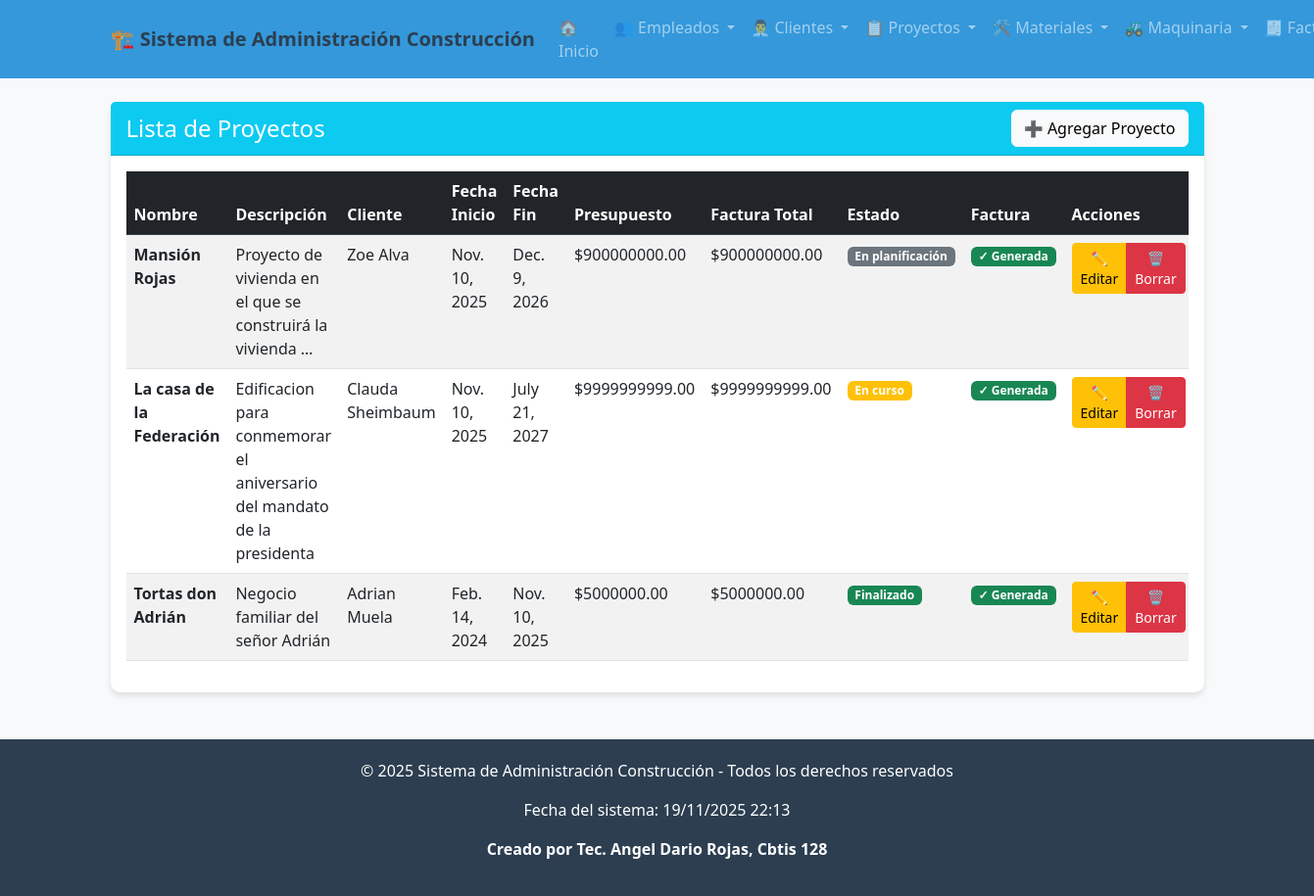
The page /proyecto/ver/ on the database its author committed.
### app_Construccion/models.py (models this page shows, shortened)
class Proyecto(models.Model):
    nombre = models.CharField(max_length=150)
    descripcion = models.TextField()
    fecha_inicio = models.DateField()
    fecha_fin = models.DateField()
    presupuesto = models.DecimalField(max_digits=12, decimal_places=2)
    cliente = models.ForeignKey(Cliente, on_delete=models.CASCADE, related_name="proyectos")
    empleados = models.ManyToManyField(Empleado, related_name="proyectos")
    materiales = models.ManyToManyField(Material, related_name="proyectos", blank=True)
    maquinarias = models.ManyToManyField(Maquinaria, related_name="proyectos", blank=True)
    factura_total = models.DecimalField(max_digits=12, decimal_places=2, default=0)
    estado = models.CharField(
        max_length=50,
        choices=[
            ("En planificación", "En planificación"),
            ("En curso", "En curso"),
            ("Finalizado", "Finalizado"),
        ],
        default="En planificación",
    )
    factura_generada = models.BooleanField(default=False)

class Cliente(models.Model):
    nombre = models.CharField(max_length=100)
    apellido = models.CharField(max_length=100)
    tipo_cliente = models.CharField(
        max_length=50,
        choices=[
            ("Residencial", "Residencial"),
            ("Comercial", "Comercial"),
            ("Gubernamental", "Gubernamental"),
        ],
        default="Residencial"
    )
    telefono = models.CharField(max_length=20)
    email = models.EmailField(unique=True)
    direccion = models.CharField(max_length=200)
    fecha_registro = models.DateField(auto_now_add=True)

### app_Construccion/views.py (the view)
# urls.py: path('proyecto/ver/', views.ver_proyectos, name='ver_proyectos'),
def ver_proyectos(request):
    proyectos = Proyecto.objects.all().select_related('cliente').prefetch_related('empleados', 'materiales', 'maquinarias')
    return render(request, 'proyecto/ver_proyecto.html', {'proyectos': proyectos})

### app_Construccion/templates/proyecto/ver_proyecto.html
{% extends 'base.html' %}
{% block content %}
<div class="card">
    <div class="card-header bg-info text-white d-flex justify-content-between align-items-center">
        <h4 class="mb-0">Lista de Proyectos</h4>
        <a href="{% url 'agregar_proyecto' %}" class="btn btn-light">➕ Agregar Proyecto</a>
    </div>
    <div class="card-body">
        {% if proyectos %}
        <div class="table-responsive">
            <table class="table table-striped table-hover">
                <thead class="table-dark">
                    <tr>
                        <th>Nombre</th>
                        <th>Descripción</th>
                        <th>Cliente</th>
                        <th>Fecha Inicio</th>
                        <th>Fecha Fin</th>
                        <th>Presupuesto</th>
                        <th>Factura Total</th>
                        <th>Estado</th>
                        <th>Factura</th>
                        <th>Acciones</th>
                    </tr>
                </thead>
                <tbody>
                    {% for proyecto in proyectos %}
                    <tr>
                        <td><strong>{{ proyecto.nombre }}</strong></td>
                        <td>{{ proyecto.descripcion|truncatewords:10 }}</td>
                        <td>{{ proyecto.cliente.nombre }} {{ proyecto.cliente.apellido }}</td>
                        <td>{{ proyecto.fecha_inicio }}</td>
                        <td>{{ proyecto.fecha_fin }}</td>
                        <td>${{ proyecto.presupuesto }}</td>
                        <td>${{ proyecto.factura_total }}</td>
                        <td>
                            <span class="badge
                                {% if proyecto.estado == 'En planificación' %}bg-secondary
                                {% elif proyecto.estado == 'En curso' %}bg-warning
                                {% else %}bg-success{% endif %}">
                                {{ proyecto.estado }}
                            </span>
                        </td>
                        <td>
                            {% if proyecto.factura_generada %}
                            <span class="badge bg-success">✓ Generada</span>
                            {% else %}
                            <span class="badge bg-secondary">Pendiente</span>
                            {% endif %}
                        </td>
                        <td>
                            <div class="btn-group" role="group">
                                <a href="{% url 'actualizar_proyecto' proyecto.id %}" class="btn btn-warning btn-sm">✏️ Editar</a>
                                <a href="{% url 'borrar_proyecto' proyecto.id %}" class="btn btn-danger btn-sm">🗑️ Borrar</a>
                            </div>
                        </td>
                    </tr>
                    {% endfor %}
                </tbody>
            </table>
        </div>
        {% else %}
        <div class="alert alert-info text-center">
            <h5>No hay proyectos registrados</h5>
            <p>Comienza agregando el primer proyecto al sistema.</p>
            <a href="{% url 'agregar_proyecto' %}" class="btn btn-info text-white">Agregar Primer Proyecto</a>
        </div>
        {% endif %}
    </div>
</div>
{% endblock %}

### app_Construccion/templates/base.html (shortened to what this page needs)
<!DOCTYPE html>
<html lang="es">
<head>
    <link href="https://cdn.jsdelivr.net/npm/bootstrap@5.3.0/dist/css/bootstrap.min.css" rel="stylesheet">
</head>
<body>
    {% include 'navbar.html' %}
    <div class="container mt-4">
        {% block content %}
        {% endblock %}
    </div>
    {% include 'footer.html' %}
</body>
</html>

### app_Construccion/templates/navbar.html (shortened to what this page needs)
<nav class="navbar navbar-expand-lg navbar-dark bg-primary">
    <div class="container">
        <a class="navbar-brand" href="{% url 'inicio_construccion' %}">
            🏗️ Sistema de Administración Construcción
        </a>
        <div class="collapse navbar-collapse" id="navbarNav">
            <ul class="navbar-nav me-auto">
                <li class="nav-item">
                    <a class="nav-link" href="{% url 'inicio_construccion' %}">
                        🏠 Inicio
                    </a>
                </li>
                <li class="nav-item dropdown">
                    <a class="nav-link dropdown-toggle" href="#" role="button" data-bs-toggle="dropdown">
                        👥 Empleados
                    </a>
                </li>
                <li class="nav-item dropdown">
                    <a class="nav-link dropdown-toggle" href="#" role="button" data-bs-toggle="dropdown">
                        👨‍💼 Clientes
                    </a>
                </li>
                <li class="nav-item dropdown">
                    <a class="nav-link dropdown-toggle" href="#" role="button" data-bs-toggle="dropdown">
                        📋 Proyectos
                    </a>
                </li>
                <li class="nav-item dropdown">
                    <a class="nav-link dropdown-toggle" href="#" role="button" data-bs-toggle="dropdown">
                        🛠️ Materiales
                    </a>
                </li>
                <li class="nav-item dropdown">
                    <a class="nav-link dropdown-toggle" href="#" role="button" data-bs-toggle="dropdown">
                        🚜 Maquinaria
                    </a>
                </li>
                <li class="nav-item dropdown">
                <a class="nav-link dropdown-toggle" href="#" role="button" data-bs-toggle="dropdown">
                    🧾 Facturas
                </a>
                </li>
            </ul>
        </div>
    </div>
</nav>

### app_Construccion/templates/footer.html
<footer class="footer mt-5">
    <div class="container text-center">
        <p>&copy; {% now "Y" %} Sistema de Administración Construcción - Todos los derechos reservados</p>
        <p>Fecha del sistema: {% now "d/m/Y H:i" %}</p>
        <p><strong>Creado por Tec. Angel Dario Rojas, Cbtis 128</strong></p>
    </div>
</footer>

### app_Construccion/templates/base.html (style rules this page uses)
body { background-color: #f8f9fa; font-family: 'Segoe UI', Tahoma, Geneva, Verdana, sans-serif; }
.navbar-brand { font-weight: bold; color: #2c3e50 !important; }
.bg-primary { background-color: #3498db !important; }
.card { border: none; border-radius: 10px; box-shadow: 0 4px 6px rgba(0,0,0,0.1); }
.footer { background-color: #2c3e50; color: white; padding: 20px 0; margin-top: 50px; }

### rows shown on the page
Proyecto: nombre "Mansión Rojas", descripcion "Proyecto de vivienda en el que se construirá la vivienda …", cliente.nombre "Zoe", cliente.apellido "Alva", fecha_inicio "Nov. 10, 2025", fecha_fin "Dec. 9, 2026", presupuesto "900000000.00", factura_total "900000000.00", estado "En planificación", factura_generada "✓ Generada"
Proyecto: nombre "La casa de la Federación", descripcion "Edificacion para conmemorar el aniversario del mandato de la presidenta", cliente.nombre "Clauda", cliente.apellido "Sheimbaum", fecha_inicio "Nov. 10, 2025", fecha_fin "July 21, 2027", presupuesto "9999999999.00", factura_total "9999999999.00", estado "En curso", factura_generada "✓ Generada"
Proyecto: nombre "Tortas don Adrián", descripcion "Negocio familiar del señor Adrián", cliente.nombre "Adrian", cliente.apellido "Muela", fecha_inicio "Feb. 14, 2024", fecha_fin "Nov. 10, 2025", presupuesto "5000000.00", factura_total "5000000.00", estado "Finalizado", factura_generada "✓ Generada"
